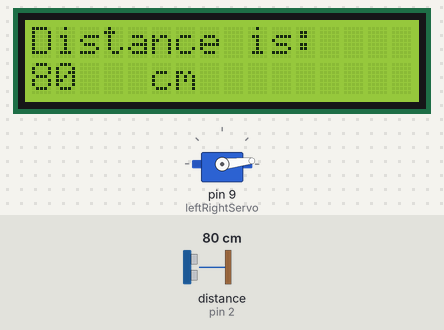
Bench run of a sketch on a simulated Arduino Uno, built with avr-gcc and run on an emulated ATmega328P. Shown: servo, 16×2 character LCD. Wiring (inferred from the names in the program): ultrasonic range finder: trigger pin 3; echo pin 2. Inputs (shaded band) come from the test bench; at power-on: distance to the obstacle (sensor on pin 2) 80 cm. The echo pulse lasts 58.3 µs per cm; what the sketch prints to the serial monitor is not drawn.

Above: at 1.2 s.
1.3 s: distance to the obstacle (sensor on pin 2) set to 60 cm
At 3.42 s:
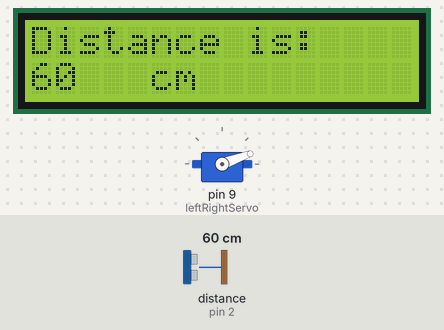
4.3 s: distance to the obstacle (sensor on pin 2) set to 250 cm
At 4.72 s:
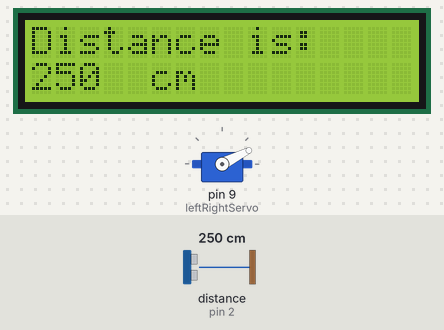
6.0 s: distance to the obstacle (sensor on pin 2) set to 2 cm
At 7.04 s:
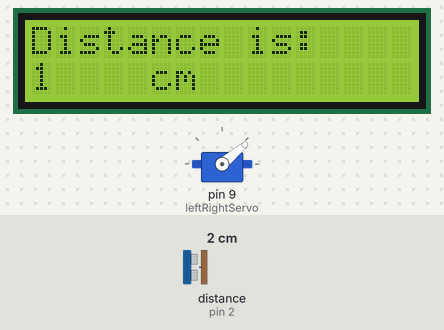
Timing chart, 0 to 25.5 s (numbered marks = the images above; inputs shaded):
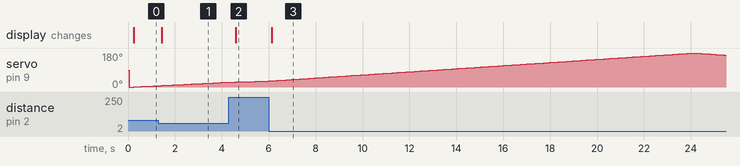

The sketch:

servo1.ino
```cpp
/* Radar Screen Visualisation for HC-SR-04
   Sends sensor readings for every degree moved by the servo
   values sent to serial port to be picked up by Processing
*/

#include <Servo.h>                              // include the standard servo library
#include<LiquidCrystal.h>
LiquidCrystal lcd(11, 10, 8, 7, 6, 5);
Servo leftRightServo;                           // set a variable to map the servo
int leftRightPos = 0;                           // set a variable to store the servo position
const int numReadings = 10;                     // set a variable for the number of readings to take
int index = 0;                                  // the index of the current reading
int total = 0;                                  // the total of all readings
int average = 0;                                // the average
int echoPin = 2;                                // the SRF04's echo pin
int trigPin = 3;                                // the SRF04's init pin
unsigned long pulseTime = 0;                    // variable for reading the pulse
unsigned long distance = 0;                     // variable for storing distance


                                /* setup the pins, servo and serial port */

void setup()
{
  leftRightServo.attach(9);                    // make the init pin an output:
  pinMode(trigPin, OUTPUT);                    // make the echo pin an input:
  pinMode(echoPin, INPUT);                     // initialize the serial port:
  Serial.begin(9600);
  lcd.begin(16, 2);
}

                          /* begin rotating the servo and getting sensor values */

void loop()
{
  for(leftRightPos = 0; leftRightPos < 180; leftRightPos+=1)    // going left to right.
 {
    leftRightServo.write(leftRightPos);
      for (index = 0; index<=numReadings;index++) {            // take x number of readings from the sensor and average them
        digitalWrite(trigPin, LOW);
        delayMicroseconds(2);
        digitalWrite(trigPin, HIGH);                           // send signal
        delayMicroseconds(10);                                 // wait 50 microseconds for it to return
        digitalWrite(trigPin, LOW);                            // close signal
        pulseTime = pulseIn(echoPin, HIGH);                    // calculate time for signal to return
        distance = pulseTime/58;                               // convert to centimetres
        total = total + distance;                              // update total
        delay(10);
      }
    average = total/numReadings;                               // create average reading

    if (index >= numReadings)  {                               // reset the counts when at the last item of the array
      index = 0;
      total = 0;
    }
    Serial.print("X");                                         // print leading X to mark the following value as degrees
    Serial.print(leftRightPos);                                // current servo position
    Serial.print("V");                                         // preceeding character to separate values
    Serial.println(average);                                   // average of sensor readings
    lcd.clear();
    lcd.setCursor(0,0);
    lcd.print("Distance is: ");
    lcd.setCursor(0,1);
    lcd.print(distance);
    lcd.setCursor(5,1);
    lcd.print("cm");
  }
  /*
  start going right to left after we got to 180 degrees
  same code as above
  */
  for(leftRightPos = 180; leftRightPos >=1; leftRightPos-=1)   // going right to left
   {
    leftRightServo.write(leftRightPos);
    for (index = 0; index<=numReadings;index++) {
      digitalWrite(trigPin, LOW);
      delayMicroseconds(2);
      digitalWrite(trigPin, HIGH);
      delayMicroseconds(10);
      digitalWrite(trigPin, LOW);
      pulseTime = pulseIn(echoPin, HIGH);
      distance = pulseTime/58;
      total = total + distance;
      delay(10);
    }
    average = total/numReadings;
    if (index >= numReadings)  {
      index = 0;
      total = 0;
    }
    Serial.print("X");
    Serial.print(leftRightPos);
    Serial.print("V");
    Serial.println(average);
    lcd.clear();
    lcd.setCursor(0,0);
    lcd.print("Distance is: ");
    lcd.setCursor(0,1);
    lcd.print(distance);
    lcd.setCursor(5,1);
    lcd.print("cm");
  }
}
```

Measured:
- after the input at 1.3 s, the display: changes after 0.13 s (image 1)
- after the input at 4.3 s, the display: changes after 0.29 s (image 2)
- after the input at 6.0 s, the display: changes after 0.13 s (image 3)
- by itself, servo on pin 9 (leftRightServo): rises from 32° to 180° in 18.0 s, then falls to 169° in 1.3 s
